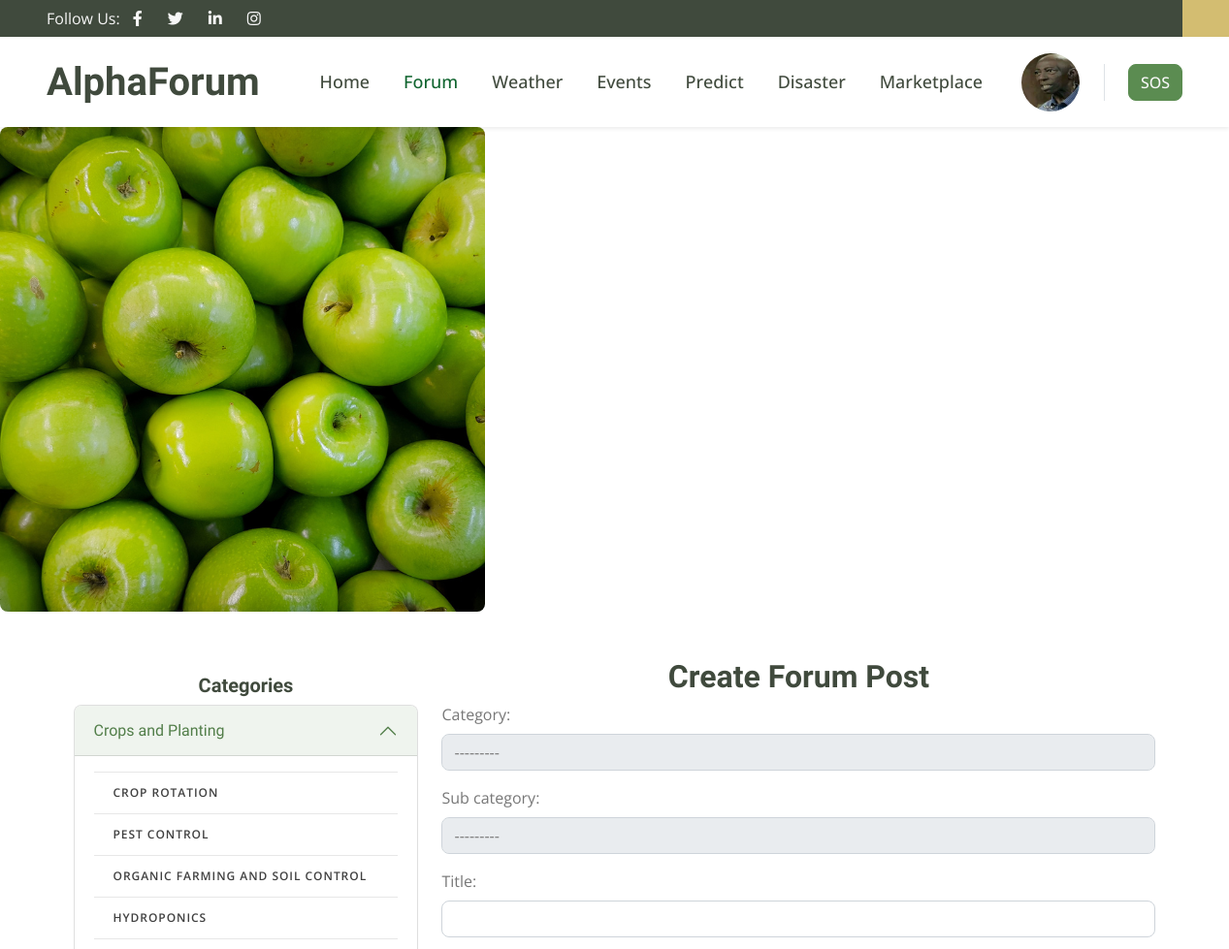
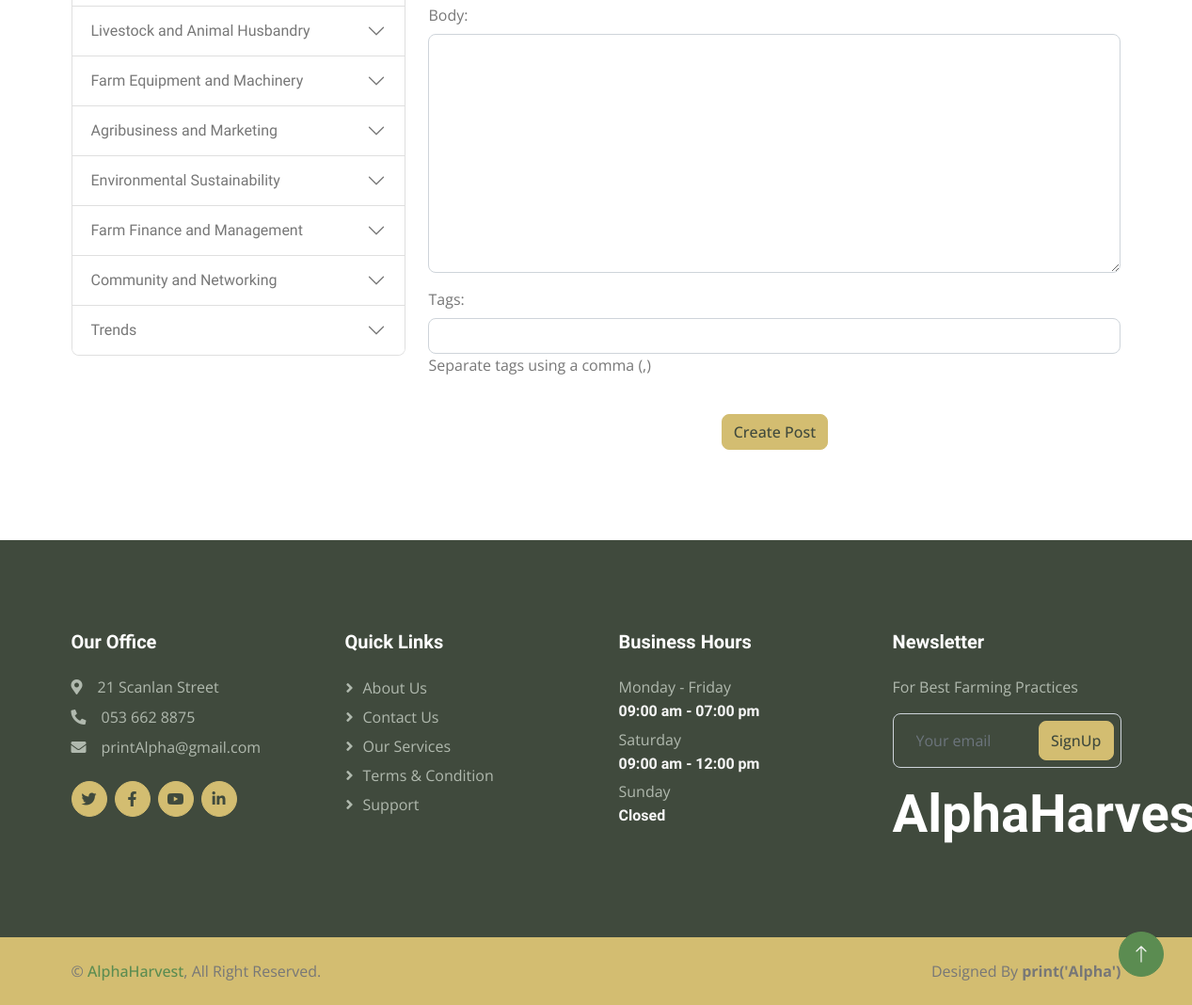
Screenshot of /forum/create_post/ (signed in) with the database file from the repository (2 pictures, top to bottom).
### forum/models.py (models this page shows)
class Category(models.Model):
    name = models.CharField(max_length=255)
    description = models.TextField(max_length=255)
    image = models.ImageField(upload_to = 'forum/category_images', default='forum/category_images/default.jpg')
    class Meta:
        verbose_name = ('Category')
        verbose_name_plural = ('Categories')
    def __str__(self):
        return self.name

class SubCategory(models.Model):
    category = models.ForeignKey(Category, on_delete=models.CASCADE)
    name = models.CharField(max_length=255)
    class Meta:
        verbose_name = ('SubCategory')
        verbose_name_plural = ('SubCategories')
    def __str__(self):
        return f"{self.category.name} => ({self.name})"

### forum/views.py (the view)
# urls.py: path('create_post/', views.create_post, name='create_post'),
@login_required(login_url='login')
def create_post(request):
    categories = Category.objects.all().prefetch_related('subcategory_set')
    farmer = request.user
    if request.method == 'POST':
        form = CreatePostForm(request.POST)
        if form.is_valid():
            input = form.cleaned_data['body']
            processed_input = cv.transform([input]).toarray()
            response = cb_model.predict(processed_input)
            if response == 'No Hate and Offensive Speech':
                post_form = form.save(commit = False)
                post_form.farmer = farmer
                post_form.created_at = datetime.datetime.now()
                post_form.upvotes = 0
                post_form.save()
                form.save_m2m()
                posts_acheivement(request, farmer.id)
                messages.success(request, "Post created successfully")
                return redirect('forum')
            else:
                messages.error(request, "Your post has been flagged as innapropriate or offensive")
                return redirect('create_post')
        else:
            messages.error(request, "Something went wrong. try again later")
            return redirect('create_post')
    else:
        form = CreatePostForm()
    context = {
        'categories': categories,
        'form': form,
    }
    if request.user.is_authenticated:
        context['profile_picture'] = request.user.profile.profile_picture
    return render(request, 'forum/create_post.html', context)

### forum/forms.py (shortened to what this page needs)
class CreatePostForm(forms.ModelForm):
    tags = forms.CharField(required=False, help_text="Separate tags using a comma (,)")
    class Meta:
        model = Post
        fields = ('category', 'sub_category', 'title', 'body', 'tags')
    def __init__(self, *args, **kwargs):
        super(CreatePostForm, self).__init__(*args, **kwargs)
        for field_name, field in self.fields.items():
            field.widget.attrs['class'] = 'form-control'

### templates/forum/create_post.html (shortened to what this page needs)
{% extends 'base.html' %}
{% load static %}
{% block content %}
<header>
    <img src="{% static 'images\headers\1.png' %}" alt="Banner Image Description">
  </header>
<div class="container mt-5">
    <div class="row">
        {% include 'forum/forum_sidebar.html' %}
        <div class="col-lg-8 pb-5">
            <div class="col-md-12 text-center">
                <h2>Create Forum Post</h2>
            </div>
            <form method="post" action="{% url 'create_post' %}" >
                {{ form.as_p }}
                <br>
                <div class="col-md-12 text-center">
                    <button type="submit" class="btn btn-secondary">Create Post</button>
                </div>
            </form>
        </div>
    </div>
</div>
{% endblock %}

### templates/forum/forum_sidebar.html
{% load static %}
<div class="col-lg-4 pb-4">
    <div class="sticky-top pt-3">
        <h5 class="text-center">Categories</h5>
        <div class="accordion" id="CategoryAccordion">
            {% for category in categories %}
                <div class="accordion-item">
                    <h2 class="accordion-header" id="heading{{ category.id }}">
                        <button class="accordion-button {% if category.id != 1 %}collapsed{% endif %}" type="button" data-bs-toggle="collapse" data-bs-target="#collapse{{ category.id }}" aria-expanded="{% if category.id == 1 %}true{% else %}false{% endif %}" aria-controls="collapse{{ category.id }}">
                            {{ category.name }}
                        </button>
                    </h2>
                    <div id="collapse{{ category.id }}" class="accordion-collapse collapse {% if category.id == 1 %}show{% endif %}" aria-labelledby="heading{{ category.id }}" data-bs-parent="#CategoryAccordion">
                        <div class="accordion-body">
                                <nav class="list-group list-group-flush" style="border-top: none;">
                                    {% for subcategory in category.subcategory_set.all %}
                                        <a href="{% url 'sub_picker_with_subcategory' category_id=category.id subcategory_id=subcategory.id %}" class="list-group-item">{{ subcategory.name }}</a>
                                    {% endfor %}
                                </nav>
                        </div>
                    </div>
                </div>
            {% endfor %}
        </div>
    </div>
</div>

### static/css/style.css (style rules this page uses)
:root { --primary: #116530; --secondary: #D3BD71; --light: #F7F7F7; --dark: #404A3D; }
.btn { transition: .5s; font-weight: 500; }
.btn-secondary, .btn-outline-secondary:hover { color: var(--dark); }
.list-group-flush:last-child .list-group-item:last-child { border-bottom: 0; }
.list-group-flush .list-group-item { border-right: 0 !important; border-left: 0 !important; }
.list-group-flush .list-group-item { border-right: 0; border-left: 0; border-radius: 0; }
.list-group-item:last-child { margin-bottom: 0; border-bottom-right-radius: .25rem; border-bottom-left-radius: .25rem; }
a.list-group-item, .list-group-item-action { color: #404040; font-weight: 600; }
.list-group-item { padding-top: 16px; padding-bottom: 16px; -webkit-transition: all .3s; transition: all .3s; border: 1px solid #e7e7e7 !important; border-radius: 0 !important; color: #404040; font-size: 12px; font-weight: 600; letter-spacing: .08em; text-transform: uppercase; text-decoration: none; }
.list-group-item { position: relative; display: block; padding: .75rem 1.25rem; margin-bottom: -1px; background-color: #fff; border: 1px solid rgba(0,0,0,0.125); }
.list-group-item::before { display: block; position: absolute; top: 0; left: 0; width: 3px; height: 100%; background-color: transparent; content: ''; }

### templates/forum/create_post.html (style rules this page uses)
img { max-width: 100%; height: auto; border-radius: 8px; }

### rows the page displays
Category: name "Crops and Planting"
SubCategory: name "CROP ROTATION", category "---------"
SubCategory: name "PEST CONTROL"
SubCategory: name "ORGANIC FARMING AND SOIL CONTROL"
SubCategory: name "HYDROPONICS"
Category: name "Livestock and Animal Husbandry"
Category: name "Farm Equipment and Machinery"
Category: name "Agribusiness and Marketing"
Category: name "Environmental Sustainability"
Category: name "Farm Finance and Management"
Category: name "Community and Networking"
Category: name "Trends"
